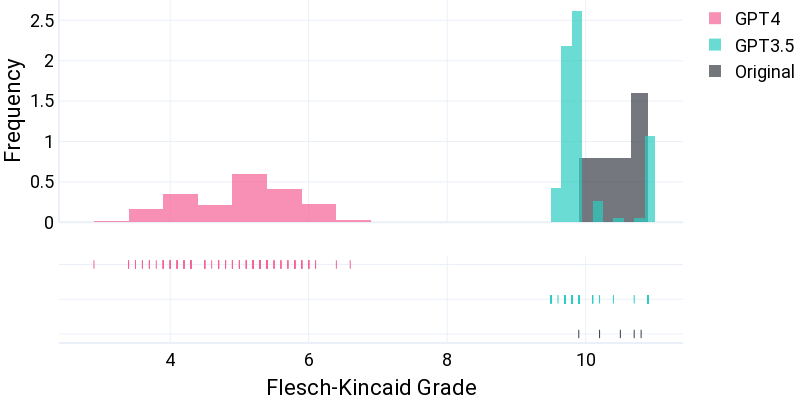

The notebook cell saved with this chart:
### Code cell
import plotly.figure_factory as ff
import numpy as np
import scipy

# Group data together
hist_data = [df.query("model == 'unmodified'").flesch_kincaid_grade,
  df.query("model == 'gpt-3.5-turbo'").flesch_kincaid_grade,
  df.query("model == 'gpt-4-1106-preview'").flesch_kincaid_grade]

group_labels = ['Original', 'GPT3.5', 'GPT4']
colors = ['#393E46', '#2BCDC1', '#F66095']

# Create distplot with custom bin_size
fig = ff.create_distplot(hist_data, group_labels, bin_size=[0.25, 0.15, 0.5], show_curve=False, colors=colors)

fig.update_layout(
    width=800,
    height=400,
    # legend_title="",
    # legend_x=-0.5,
    # legend_y=0,
    # showlegend=False,
    # legend_xanchor="left",
    # legend_yanchor="bottom",
    xaxis_title="Flesch-Kincaid Grade",
    yaxis_title="Frequency",
    font=dict(
        family="Roboto",
        size=18,
        color="Black"
    ),
    xaxis_showline=True,
    xaxis_gridwidth=1,
    xaxis_linewidth=2,
    yaxis_showline=True,
    yaxis_gridwidth=1,
    yaxis_linewidth=2,
    # title_font_size=24,
    # plot_bgcolor="white",
    margin_t=0,
    margin_b=0,
    margin_l=0,
    margin_r=0,
)

fig.write_image("output/fkg.png", scale=1)
fig.show(renderer="svg")
fig.show()

### Figure 1 — Plotly figure (JSON) as saved in the notebook; plotly's stock layout.template omitted (floating-point values rounded to 4 significant figures)
{"data": [{"histnorm": "probability density", "legendgroup": "Original", "marker": {"color": "#393E46"}, "name": "Original", "opacity": 0.7, "type": "histogram", "x": [10.8, 10.2, 10.5, 9.9, 10.7], "xaxis": "x", "xbins": {"end": 10.8, "size": 0.25, "start": 9.9}, "yaxis": "y"}, {"histnorm": "probability density", "legendgroup": "GPT3.5", "marker": {"color": "#2BCDC1"}, "name": "GPT3.5", "opacity": 0.7, "type": "histogram", "x": [9.8, 9.9, 10.9, 9.7, 9.7, 9.8, 9.9, 10.1, 9.7, 9.7, 9.8, 9.9, 10.9, 9.7, 9.5, 9.8, 9.6, 10.7, 9.7, 9.7, 9.8, 10.1, 10.9, 9.7, 9.5, 9.8, 9.9, 10.4, 9.7, 9.7, 9.8, 9.9, 10.9, 9.7, 9.7, 9.8, 9.9, 10.9, 9.7, 9.7, 9.8, 9.9, 10.9, 9.7, 9.7, 9.8, 9.9, 10.9, 9.7, 9.7, 9.8, 9.9, 10.9, 9.7, 9.7, 9.8, 9.9, 10.9, 9.7, 9.5, 9.8, 10.2, 10.9, 9.7, 9.9, 9.8, 9.9, 10.9, 9.7, 9.5, 9.8, 9.9, 10.9, 9.7, 9.5, 9.8, 9.9, 10.9, 9.7, 9.7, 9.8, 9.9, 10.9, 9.8, 9.7, 9.8, 9.9, 10.1, 9.7, 9.9, 9.8, 9.9, 10.9, 9.7, 9.7, 9.8, 9.9, 10.9, 9.7, 9.7, 9.8, 9.9, 10.9, 9.7, 9.7, 9.8, 9.9, 10.9, 9.7, 9.5, 9.8, 9.7, 10.9, 9.7, 9.7, 9.8, 9.9, 10.9, 9.7, 9.5, 9.8, 9.9, 10.1, 9.7, 9.7], "xaxis": "x", "xbins": {"end": 10.9, "size": 0.15, "start": 9.5}, "yaxis": "y"}, {"histnorm": "probability density", "legendgroup": "GPT4", "marker": {"color": "#F66095"}, "name": "GPT4", "opacity": 0.7, "type": "histogram", "x": [4.8, 5.3, 4.9, 3.8, 5.2, 6, 4.9, 4.8, 3.9, 5.4, 2.9, 5.9, 4.7, 4.2, 5.2, 4.7, 5, 5.5, 3.4, 5.4, 5.9, 5.5, 4.9, 3.6, 5.4, 5.3, 5.4, 5.8, 4.3, 5.2, 5.6, 6.6, 6, 3.5, 5.2, 5.8, 4.6, 5.2, 3.5, 4.8, 5.4, 5.1, 6, 4.2, 4.7, 4.3, 4.8, 5.1, 3.9, 5.4, 6.4, 5.3, 5.2, 3.7, 5.9, 5.8, 5.8, 5.4, 3.9, 5.1, 4, 5.3, 4.1, 4.5, 5.2, 6.1, 6, 5.2, 4.9, 5.2, 5.4, 4.2, 4, 3.6, 6, 6, 5, 5.2, 4.2, 4.9, 5.7, 5.6, 5.4, 5.1, 5.9, 6, 5.6, 5.4, 5, 4.9, 4.1, 5.9, 5.8, 3.9, 4.9, 4, 6.1, 4, 4.1, 5.3, 5.5, 4.9, 4.9, 4.3, 5.1, 3.4, 4.3, 5.7, 5.3, 4.5, 4.3, 5.7, 5.3, 5.2, 4.3, 4.7, 5.4, 5.8, 3.7, 5.3, 3.5, 5.2, 4.5, 4.1, 4.5], "xaxis": "x", "xbins": {"end": 6.6, "size": 0.5, "start": 2.9}, "yaxis": "y"}, {"legendgroup": "Original", "marker": {"color": "#393E46", "symbol": "line-ns-open"}, "mode": "markers", "name": "Original", "showlegend": false, "type": "scatter", "x": [10.8, 10.2, 10.5, 9.9, 10.7], "xaxis": "x", "y": ["Original", "Original", "Original", "Original", "Original"], "yaxis": "y2"}, {"legendgroup": "GPT3.5", "marker": {"color": "#2BCDC1", "symbol": "line-ns-open"}, "mode": "markers", "name": "GPT3.5", "showlegend": false, "type": "scatter", "x": [9.8, 9.9, 10.9, 9.7, 9.7, 9.8, 9.9, 10.1, 9.7, 9.7, 9.8, 9.9, 10.9, 9.7, 9.5, 9.8, 9.6, 10.7, 9.7, 9.7, 9.8, 10.1, 10.9, 9.7, 9.5, 9.8, 9.9, 10.4, 9.7, 9.7, 9.8, 9.9, 10.9, 9.7, 9.7, 9.8, 9.9, 10.9, 9.7, 9.7, 9.8, 9.9, 10.9, 9.7, 9.7, 9.8, 9.9, 10.9, 9.7, 9.7, 9.8, 9.9, 10.9, 9.7, 9.7, 9.8, 9.9, 10.9, 9.7, 9.5, 9.8, 10.2, 10.9, 9.7, 9.9, 9.8, 9.9, 10.9, 9.7, 9.5, 9.8, 9.9, 10.9, 9.7, 9.5, 9.8, 9.9, 10.9, 9.7, 9.7, 9.8, 9.9, 10.9, 9.8, 9.7, 9.8, 9.9, 10.1, 9.7, 9.9, 9.8, 9.9, 10.9, 9.7, 9.7, 9.8, 9.9, 10.9, 9.7, 9.7, 9.8, 9.9, 10.9, 9.7, 9.7, 9.8, 9.9, 10.9, 9.7, 9.5, 9.8, 9.7, 10.9, 9.7, 9.7, 9.8, 9.9, 10.9, 9.7, 9.5, 9.8, 9.9, 10.1, 9.7, 9.7], "xaxis": "x", "y": ["GPT3.5", "GPT3.5", "GPT3.5", "GPT3.5", "GPT3.5", "GPT3.5", "GPT3.5", "GPT3.5", "GPT3.5", "GPT3.5", "GPT3.5", "GPT3.5", "GPT3.5", "GPT3.5", "GPT3.5", "GPT3.5", "GPT3.5", "GPT3.5", "GPT3.5", "GPT3.5", "GPT3.5", "GPT3.5", "GPT3.5", "GPT3.5", "GPT3.5", "GPT3.5", "GPT3.5", "GPT3.5", "GPT3.5", "GPT3.5", "GPT3.5", "GPT3.5", "GPT3.5", "GPT3.5", "GPT3.5", "GPT3.5", "GPT3.5", "GPT3.5", "GPT3.5", "GPT3.5", "GPT3.5", "GPT3.5", "GPT3.5", "GPT3.5", "GPT3.5", "GPT3.5", "GPT3.5", "GPT3.5", "GPT3.5", "GPT3.5", "GPT3.5", "GPT3.5", "GPT3.5", "GPT3.5", "GPT3.5", "GPT3.5", "GPT3.5", "GPT3.5", "GPT3.5", "GPT3.5", "GPT3.5", "GPT3.5", "GPT3.5", "GPT3.5", "GPT3.5", "GPT3.5", "GPT3.5", "GPT3.5", "GPT3.5", "GPT3.5", "GPT3.5", "GPT3.5", "GPT3.5", "GPT3.5", "GPT3.5", "GPT3.5", "GPT3.5", "GPT3.5", "GPT3.5", "GPT3.5", "GPT3.5", "GPT3.5", "GPT3.5", "GPT3.5", "GPT3.5", "GPT3.5", "GPT3.5", "GPT3.5", "GPT3.5", "GPT3.5", "GPT3.5", "GPT3.5", "GPT3.5", "GPT3.5", "GPT3.5", "GPT3.5", "GPT3.5", "GPT3.5", "GPT3.5", "GPT3.5", "GPT3.5", "GPT3.5", "GPT3.5", "GPT3.5", "GPT3.5", "GPT3.5", "GPT3.5", "GPT3.5", "GPT3.5", "GPT3.5", "GPT3.5", "GPT3.5", "GPT3.5", "GPT3.5", "GPT3.5", "GPT3.5", "GPT3.5", "GPT3.5", "GPT3.5", "GPT3.5", "GPT3.5", "GPT3.5", "GPT3.5", "GPT3.5", "GPT3.5"], "yaxis": "y2"}, {"legendgroup": "GPT4", "marker": {"color": "#F66095", "symbol": "line-ns-open"}, "mode": "markers", "name": "GPT4", "showlegend": false, "type": "scatter", "x": [4.8, 5.3, 4.9, 3.8, 5.2, 6, 4.9, 4.8, 3.9, 5.4, 2.9, 5.9, 4.7, 4.2, 5.2, 4.7, 5, 5.5, 3.4, 5.4, 5.9, 5.5, 4.9, 3.6, 5.4, 5.3, 5.4, 5.8, 4.3, 5.2, 5.6, 6.6, 6, 3.5, 5.2, 5.8, 4.6, 5.2, 3.5, 4.8, 5.4, 5.1, 6, 4.2, 4.7, 4.3, 4.8, 5.1, 3.9, 5.4, 6.4, 5.3, 5.2, 3.7, 5.9, 5.8, 5.8, 5.4, 3.9, 5.1, 4, 5.3, 4.1, 4.5, 5.2, 6.1, 6, 5.2, 4.9, 5.2, 5.4, 4.2, 4, 3.6, 6, 6, 5, 5.2, 4.2, 4.9, 5.7, 5.6, 5.4, 5.1, 5.9, 6, 5.6, 5.4, 5, 4.9, 4.1, 5.9, 5.8, 3.9, 4.9, 4, 6.1, 4, 4.1, 5.3, 5.5, 4.9, 4.9, 4.3, 5.1, 3.4, 4.3, 5.7, 5.3, 4.5, 4.3, 5.7, 5.3, 5.2, 4.3, 4.7, 5.4, 5.8, 3.7, 5.3, 3.5, 5.2, 4.5, 4.1, 4.5], "xaxis": "x", "y": ["GPT4", "GPT4", "GPT4", "GPT4", "GPT4", "GPT4", "GPT4", "GPT4", "GPT4", "GPT4", "GPT4", "GPT4", "GPT4", "GPT4", "GPT4", "GPT4", "GPT4", "GPT4", "GPT4", "GPT4", "GPT4", "GPT4", "GPT4", "GPT4", "GPT4", "GPT4", "GPT4", "GPT4", "GPT4", "GPT4", "GPT4", "GPT4", "GPT4", "GPT4", "GPT4", "GPT4", "GPT4", "GPT4", "GPT4", "GPT4", "GPT4", "GPT4", "GPT4", "GPT4", "GPT4", "GPT4", "GPT4", "GPT4", "GPT4", "GPT4", "GPT4", "GPT4", "GPT4", "GPT4", "GPT4", "GPT4", "GPT4", "GPT4", "GPT4", "GPT4", "GPT4", "GPT4", "GPT4", "GPT4", "GPT4", "GPT4", "GPT4", "GPT4", "GPT4", "GPT4", "GPT4", "GPT4", "GPT4", "GPT4", "GPT4", "GPT4", "GPT4", "GPT4", "GPT4", "GPT4", "GPT4", "GPT4", "GPT4", "GPT4", "GPT4", "GPT4", "GPT4", "GPT4", "GPT4", "GPT4", "GPT4", "GPT4", "GPT4", "GPT4", "GPT4", "GPT4", "GPT4", "GPT4", "GPT4", "GPT4", "GPT4", "GPT4", "GPT4", "GPT4", "GPT4", "GPT4", "GPT4", "GPT4", "GPT4", "GPT4", "GPT4", "GPT4", "GPT4", "GPT4", "GPT4", "GPT4", "GPT4", "GPT4", "GPT4", "GPT4", "GPT4", "GPT4", "GPT4", "GPT4", "GPT4"], "yaxis": "y2"}], "layout": {"barmode": "overlay", "font": {"color": "Black", "family": "Roboto", "size": 18}, "height": 400, "hovermode": "closest", "legend": {"traceorder": "reversed"}, "margin": {"b": 0, "l": 0, "r": 0, "t": 0}, "width": 800, "xaxis": {"anchor": "y2", "autorange": true, "domain": [0, 1], "gridwidth": 1, "linewidth": 2, "range": [2.395, 11.4], "showline": true, "title": {"text": "Flesch-Kincaid Grade"}, "type": "linear", "zeroline": false}, "yaxis": {"anchor": "free", "autorange": true, "domain": [0.35, 1], "gridwidth": 1, "linewidth": 2, "position": 0, "range": [0, 2.751], "showline": true, "title": {"text": "Frequency"}}, "yaxis2": {"anchor": "x", "autorange": true, "domain": [0, 0.25], "dtick": 1, "range": [-0.2311, 2.231], "showticklabels": false, "type": "category"}}}
